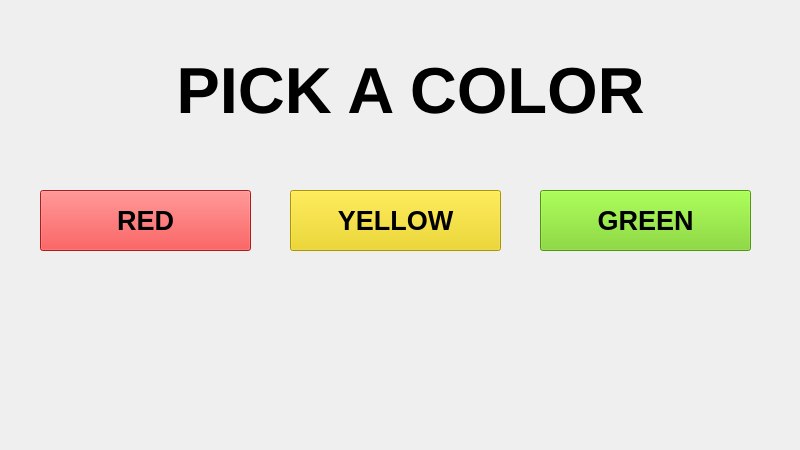
<?xml version="1.0" encoding="UTF-8"?>
<ui version="4.0">
 <class>MainWindow</class>
 <widget class="QMainWindow" name="MainWindow">
  <property name="geometry">
   <rect>
    <x>0</x>
    <y>0</y>
    <width>800</width>
    <height>450</height>
   </rect>
  </property>
  <property name="windowTitle">
   <string>MainWindow</string>
  </property>
  <property name="styleSheet">
   <string notr="true"/>
  </property>
  <widget class="QWidget" name="centralwidget">
   <widget class="QPushButton" name="btn_red">
    <property name="geometry">
     <rect>
      <x>40</x>
      <y>190</y>
      <width>211</width>
      <height>61</height>
     </rect>
    </property>
    <property name="font">
     <font>
      <pointsize>20</pointsize>
      <weight>75</weight>
      <italic>false</italic>
      <bold>true</bold>
     </font>
    </property>
    <property name="autoFillBackground">
     <bool>false</bool>
    </property>
    <property name="styleSheet">
     <string notr="true">background-color: rgb(239, 41, 41);
</string>
    </property>
    <property name="text">
     <string>RED</string>
    </property>
   </widget>
   <widget class="QPushButton" name="btn_yellow">
    <property name="geometry">
     <rect>
      <x>290</x>
      <y>190</y>
      <width>211</width>
      <height>61</height>
     </rect>
    </property>
    <property name="font">
     <font>
      <pointsize>20</pointsize>
      <weight>75</weight>
      <italic>false</italic>
      <bold>true</bold>
     </font>
    </property>
    <property name="autoFillBackground">
     <bool>false</bool>
    </property>
    <property name="styleSheet">
     <string notr="true">background-color: rgb(237, 212, 0);
</string>
    </property>
    <property name="text">
     <string>YELLOW</string>
    </property>
   </widget>
   <widget class="QPushButton" name="btn_green">
    <property name="geometry">
     <rect>
      <x>540</x>
      <y>190</y>
      <width>211</width>
      <height>61</height>
     </rect>
    </property>
    <property name="font">
     <font>
      <pointsize>20</pointsize>
      <weight>75</weight>
      <italic>false</italic>
      <bold>true</bold>
     </font>
    </property>
    <property name="autoFillBackground">
     <bool>false</bool>
    </property>
    <property name="styleSheet">
     <string notr="true">background-color: rgb(115, 210, 22);</string>
    </property>
    <property name="text">
     <string>GREEN</string>
    </property>
   </widget>
   <widget class="QLabel" name="lb_color">
    <property name="geometry">
     <rect>
      <x>100</x>
      <y>30</y>
      <width>621</width>
      <height>121</height>
     </rect>
    </property>
    <property name="font">
     <font>
      <pointsize>49</pointsize>
      <weight>75</weight>
      <bold>true</bold>
     </font>
    </property>
    <property name="text">
     <string>PICK A COLOR</string>
    </property>
    <property name="textFormat">
     <enum>Qt::AutoText</enum>
    </property>
    <property name="alignment">
     <set>Qt::AlignCenter</set>
    </property>
   </widget>
  </widget>
 </widget>
 <resources/>
 <connections/>
</ui>
